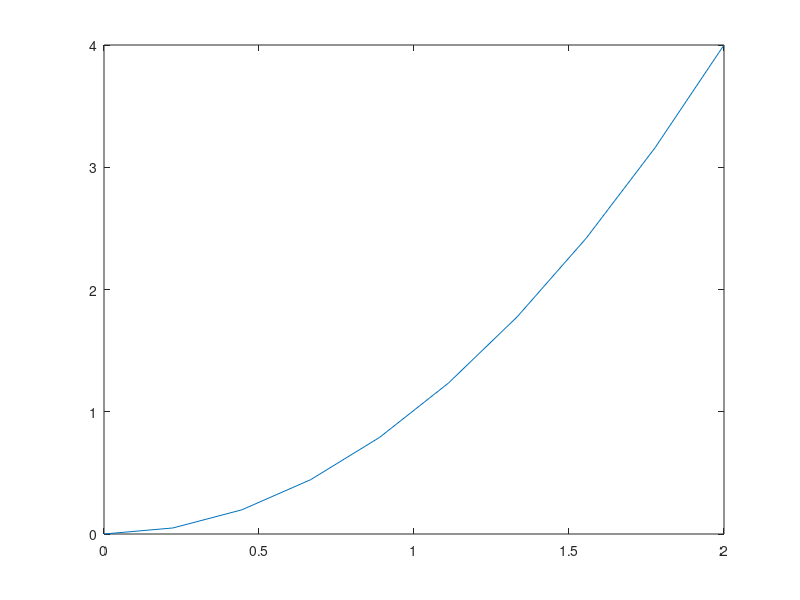

This chart was generated by the following MATLAB code:
% Resolver la integral definida de 0 a 2 de x*x
n=10;  %Numero de rectagulos
a=0;  %limite inferior
b=2;   %Limite superior
h=(b-a)/n;  %Tamaño de paso
Area=0;
x1=a;
for i=1: n
    Area=Area + ((x1)^2)*h;
    x1=x1+h;
end
Area
x=linspace(0,2,10);
y=x.^2;
plot(x,y);
figure;
